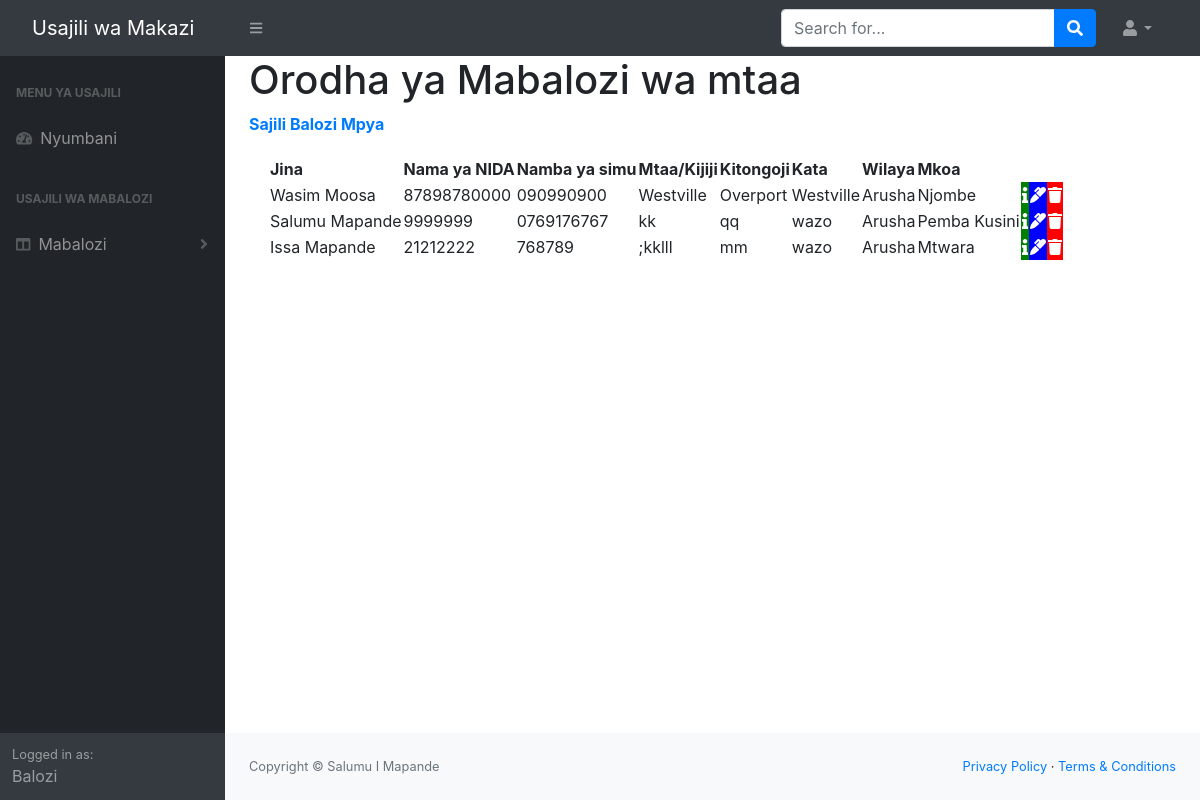
The page /balozi on the database its author committed.
### baloziapp/models.py (models this page shows)
class Balozi(db.Model):
    __tablename__ = 'balozi'
    id = db.Column(db.Integer(), primary_key=True)
    name = db.Column(db.String(length=50), nullable = False)
    surname = db.Column(db.String(length=50), nullable = False)
    nida = db.Column(db.String(length=30), nullable =False)
    street = db.Column(db.String(length=50), nullable = False)
    neighborhood = db.Column(db.String(length=50), nullable = False)#kitongoji
    county =  db.Column(db.String(length=50), nullable=False) #kata
    district_id = db.Column(db.Integer(), db.ForeignKey('district.id'))#wilaya
    district = db.Column(db.String(), nullable=False)
    region_id = db.Column(db.Integer(), db.ForeignKey('region.id'))#Mkoa
    region = db.Column(db.String(length=50), nullable=False)
    phonenumber = db.Column(db.String(length=15), nullable = True)

class District(db.Model):
    __tablename__ = 'district'
    id = db.Column(db.Integer(), primary_key=True)
    districtname = db.Column(db.String(length=50), nullable = False)
    region_id = db.Column(db.Integer(), db.ForeignKey('region.id'))

class Region(db.Model):
    __tablename__ = 'region'
    id = db.Column(db.Integer(), primary_key=True)
    regionname = db.Column(db.String(length=50), nullable = False)

### baloziapp/routes.py (the view)
@app.route('/balozi')
def balozi_page():
     results = db.session.query(Balozi, District, Region).filter(Balozi.district_id==District.id, Balozi.region_id == Region.id).add_columns(Balozi.id, Balozi.name,Balozi.surname,Balozi.nida,Balozi.phonenumber, Balozi.street, Balozi.neighborhood ,Balozi.county, District.id, District.districtname, Region.id, Region.regionname)
     return render_template('balozi.html', results = results)

### baloziapp/templates/balozi.html (shortened to what this page needs)
{% extends 'base.html' %}
{% block content %}
<div class="content-heading"><h1>Orodha ya Mabalozi wa mtaa</h1></div>
<a class="content-heading" href="{{ url_for('create_balozi_page') }}" style="text-decoration: none;"><b>Sajili Balozi Mpya</b></a>
<div class="card-body">
    <table id="datatablesSimple">
        <thead>
            <tr>
                <th>Jina </th>
                <th>Nama ya NIDA</th>
                <th>Namba ya simu</th>
                <th>Mtaa/Kijiji</th>
                <th>Kitongoji</th>
                <th>Kata</th>
                <th>Wilaya</th>
                <th>Mkoa</th>
                <th></th>
                <th></th>
                <th></th>
            </tr>
        </thead>
        <tbody>
            {% for result in results %}
            <tr>
                <td>{{ result.name +' '+ result.surname }}</td>
                <td>{{ result.nida }}</td>
                <td>{{ result.phonenumber }}</td>
                <td>{{ result.street }}</td>
                <td>{{ result.neighborhood }}</td>
                <td>{{ result.county }}</td>
                <td>{{ result.districtname }}</td>
                <td>{{ result.regionname }}</td>
                <td style="background-color: green;"><a href="/balozi_details/{{ result.Balozi.id }}" ><span class="fa fa-info" style="font-size: 16px; color: white;" data-bs-toggle="tooltip" data-bs-placement="top" title="Taarifa"></span></a> </td>
                <td style="background-color: blue;"><a href="/update_balozi/{{ result.Balozi.id }}"> <span class="fa fa-marker" style='font-size:16px;color:white;' color="&#xf044;" data-bs-toggle="tooltip" data-bs-placement="top" title="Badili"></span></a> </td>
                <td style="background-color: red;"><a href="/confirm_delete/{{ result.Balozi.id }}"> <span class="fa fa-trash" style='font-size:16px;color:white;' data-bs-toggle="tooltip" data-bs-placement="top" title="Futa"></span></a> </td>
            </tr>
            {% endfor %}
        </tbody>
    </table>
 </div>
{% endblock %}

### baloziapp/templates/base.html (shortened to what this page needs)
<!DOCTYPE html>
<html lang="en">
    <head>
        <link href="{{url_for('static', filename='css/styles.css')}}" rel="stylesheet" />
        <link rel="stylesheet" href="//code.jquery.com/ui/1.13.0/themes/base/jquery-ui.css">
        <link rel="stylesheet" href="https://maxcdn.bootstrapcdn.com/bootstrap/4.0.0-beta/css/bootstrap.min.css">
    </head>
    <body>
        <nav class="sb-topnav navbar navbar-expand navbar-dark bg-dark">
            <a class="navbar-brand ps-3" href="index.html">Usajili wa Makazi</a>
            <button class="btn btn-link btn-sm order-1 order-lg-0 me-4 me-lg-0" id="sidebarToggle" href="#!"><i class="fas fa-bars"></i></button>
            <form class="d-none d-md-inline-block form-inline ms-auto me-0 me-md-3 my-2 my-md-0">
                <div class="input-group">
                    <input class="form-control" type="text" placeholder="Search for..." aria-label="Search for..." aria-describedby="btnNavbarSearch" />
                    <button class="btn btn-primary" id="btnNavbarSearch" type="button"><i class="fas fa-search"></i></button>
                </div>
            </form>
            <ul class="navbar-nav ms-auto ms-md-0 me-3 me-lg-4">
                <li class="nav-item dropdown">
                    <a class="nav-link dropdown-toggle" id="navbarDropdown" href="#" role="button" data-bs-toggle="dropdown" aria-expanded="false"><i class="fas fa-user fa-fw"></i></a>
                </li>
            </ul>
        </nav>
        <div id="layoutSidenav">
            <div id="layoutSidenav_nav">
                <nav class="sb-sidenav accordion sb-sidenav-dark" id="sidenavAccordion">
                    <div class="sb-sidenav-menu">
                        <div class="nav">
                            <div class="sb-sidenav-menu-heading">Menu ya Usajili</div>
                            <a class="nav-link" href="{{url_for('home_page')}}">
                                <div class="sb-nav-link-icon"><i class="fas fa-tachometer-alt"></i></div>
                                Nyumbani
                            </a>
                            <div class="sb-sidenav-menu-heading">Usajili wa Mabalozi</div>
                            <a class="nav-link collapsed" href="#" data-bs-toggle="collapse" data-bs-target="#collapseLayouts" aria-expanded="false" aria-controls="collapseLayouts">
                                <div class="sb-nav-link-icon"><i class="fas fa-columns"></i></div>
                                Mabalozi
                                <div class="sb-sidenav-collapse-arrow"><i class="fas fa-angle-down"></i></div>
                            </a>
                        </div>
                    </div>
                    <div class="sb-sidenav-footer">
                        <div class="small">Logged in as:</div>
                        Balozi
                    </div>
                </nav>
            </div>
            <div id="layoutSidenav_content">
                <main>
                    <div class="container-fluid px-4">
                        {% block content %}
                        {% endblock%}
                    </div>
                </main>
                <footer class="py-4 bg-light mt-auto">
                    <div class="container-fluid px-4">
                        <div class="d-flex align-items-center justify-content-between small">
                            <div class="text-muted">Copyright &copy; Salumu I Mapande</div>
                            <div>
                                <a href="#">Privacy Policy</a>
                                &middot;
                                <a href="#">Terms &amp; Conditions</a>
                            </div>
                        </div>
                    </div>
                </footer>
            </div>
        </div>
    </body>
</html>

### rows shown on the page
Balozi: name+surname "Wasim Moosa", nida "87898780000", phonenumber "090990900", street "Westville", neighborhood "Overport", county "Westville", districtname "Arusha", regionname "Njombe"
Balozi: name+surname "Salumu Mapande", nida "9999999", phonenumber "0769176767", street "kk", neighborhood "qq", county "wazo", districtname "Arusha", regionname "Pemba Kusini"
Balozi: name+surname "Issa Mapande", nida "21212222", phonenumber "768789", street ";kklll", neighborhood "mm", county "wazo", districtname "Arusha", regionname "Mtwara"
